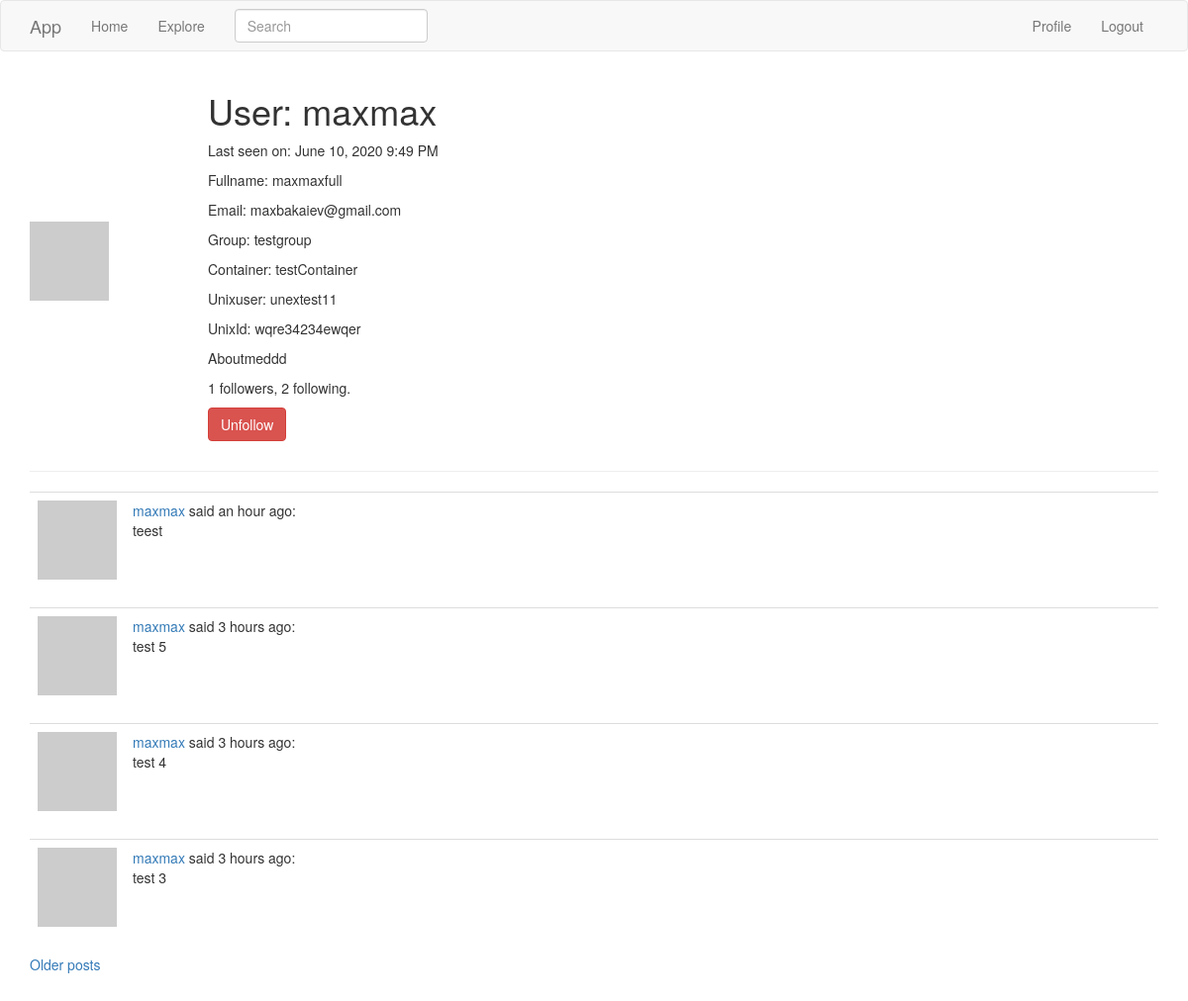
The app's page /user/maxmax (signed in) with its own data.
### app/models.py (models this page shows, shortened)
class User(UserMixin, db.Model):
    id = db.Column(db.Integer, primary_key=True)
    username = db.Column(db.String(64), index=True, unique=True)
    fullname = db.Column(db.String(120))
    email = db.Column(db.String(120), index=True, unique=True)
    password_hash = db.Column(db.String(128))
    posts = db.relationship('Post', backref='author', lazy='dynamic')
    about_me = db.Column(db.String(140))
    group = db.Column(db.String(120))
    unixuser = db.Column(db.String(120))
    unixid = db.Column(db.String(120))
    container = db.Column(db.String(120))
    last_seen = db.Column(db.DateTime, default=datetime.utcnow)
    followed = db.relationship(
        'User', secondary=followers,
        primaryjoin=(followers.c.follower_id == id),
        secondaryjoin=(followers.c.followed_id == id),
        backref=db.backref('followers', lazy='dynamic'), lazy='dynamic')
    def avatar(self, size):
        digest = md5(self.email.lower().encode('utf-8')).hexdigest()
        return 'https://www.gravatar.com/avatar/{}?d=identicon&s={}'.format(
            digest, size)
    def is_following(self, user):
        return self.followed.filter(
            followers.c.followed_id == user.id).count() > 0

class SearchableMixin(object):
    @classmethod
    def before_commit(cls, session):
        session._changes = {
            'add': list(session.new),
            'update': list(session.dirty),
            'delete': list(session.deleted)
        }
    @classmethod
    def after_commit(cls, session):
        for obj in session._changes['add']:
            if isinstance(obj, SearchableMixin):
                add_to_index(obj.__tablename__, obj)
        for obj in session._changes['update']:
            if isinstance(obj, SearchableMixin):
                add_to_index(obj.__tablename__, obj)
        for obj in session._changes['delete']:
            if isinstance(obj, SearchableMixin):
                remove_from_index(obj.__tablename__, obj)
        session._changes = None

class Post(SearchableMixin, db.Model):
    __searchable__ = ['body']
    id = db.Column(db.Integer, primary_key=True)
    body = db.Column(db.String(140))
    timestamp = db.Column(db.DateTime, index=True, default=datetime.utcnow)
    user_id = db.Column(db.Integer, db.ForeignKey('user.id'))
    language = db.Column(db.String(5))

### app/main/routes.py (the view)
@bp.route('/user/<username>')
@login_required
def user(username):
    user = User.query.filter_by(username=username).first_or_404()
    page = request.args.get('page', 1, type=int)
    posts = user.posts.order_by(Post.timestamp.desc()).paginate(
        page, 4, False)
    next_url = url_for('main.user', username=user.username,
                       page=posts.next_num) if posts.has_next else None
    prev_url = url_for('main.user', username=user.username,
                       page=posts.prev_num) if posts.has_prev else None
    form = EmptyForm()
    return render_template('user.html', user=user, posts=posts.items,
                           next_url=next_url, prev_url=prev_url, form=form)

### app/main/forms.py
class SearchForm(FlaskForm):
    q = StringField(_l('Search'), validators=[DataRequired()])
    def __init__(self, *args, **kwargs):
        if 'formdata' not in kwargs:
            kwargs['formdata'] = request.args
        if 'csrf_enabled' not in kwargs:
            kwargs['csrf_enabled'] = False
        super(SearchForm, self).__init__(*args, **kwargs)

class EmptyForm(FlaskForm):
    submit = SubmitField('Submit')

### app/main/routes.py (called while the page is built)
@bp.before_app_request
def before_request():
    if current_user.is_authenticated:
        current_user.last_seen = datetime.utcnow()
        db.session.commit()
        g.search_form = SearchForm()
    g.locale = str(get_locale())

### app/models.py (called while the page is built)
@login.user_loader
def load_user(id):
    return User.query.get(int(id))

### app/templates/user.html (shortened to what this page needs)
{% extends "base.html" %}
{% block app_content %}
  <table>
      <tr>
          <td width="180px"><img src="{{ user.avatar(128) }}"></td>
          <td>
              <h1>User: {{ user.username }}</h1>
              {% if user.last_seen %}
              <p>Last seen on: {{ moment(user.last_seen).format('LLL') }}</p>
              {% endif %}
              {% if user.fullname %}<p>Fullname: {{ user.fullname }}</p>{% endif %}
              {% if user.email %}<p>Email: {{ user.email }}</p>{% endif %}
              {% if user.group %}<p>Group: {{ user.group }}</p>{% endif %}
              {% if user.container %}<p>Container: {{ user.container }}</p>{% endif %}
              {% if user.unixuser %}<p>Unixuser: {{ user.unixuser }}</p>{% endif %}
              {% if user.unixid %}<p>UnixId: {{ user.unixid }}</p>{% endif %}
              {% if user.about_me %}<p>{{ user.about_me }}</p>{% endif %}
              <p>{{ user.followers.count() }} followers, {{ user.followed.count() }} following.</p>
              {% if user == current_user %}
              <p><a href="{{ url_for('main.edit_profile') }}">{{ _('Edit your profile') }}</a></p>
              {% else %}
              <p>
                  <form action="{{ url_for('main.unfollow', username=user.username) }}" method="post">
                      {{ form.submit(value=_('Unfollow'), class_='btn btn-danger') }}
                  </form>
              </p>
              {% endif %}
          </td>
      </tr>
  </table>
  <hr>
  {% for post in posts %}
      {% include '_post.html' %}
  {% endfor %}
  {% if next_url %}
  <a href="{{ next_url }}">Older posts</a>
  {% endif %}
  <br />
  <br />
  <br />
  <br />
  <br />
{% endblock %}

### app/templates/_post.html
<table class="table table-hover">
    <tr>
        <td width="70px">
            <a href="{{ url_for('user', username=post.author.username) }}">
                <img src="{{ post.author.avatar(70) }}" />
            </a>
        </td>
        <td>
            <a href="{{ url_for('user', username=post.author.username) }}">
                {{ post.author.username }}
            </a>
            said {{ moment(post.timestamp).fromNow() }}:
            <br>
            {{ post.body }}
        </td>
    </tr>
</table>

### records on screen
User: username "maxmax", last_seen "June 10, 2020 9:49 PM", fullname "maxmaxfull", email "maxbakaiev@gmail.com", group "testgroup", container "testContainer", unixuser "unextest11", unixid "wqre34234ewqer", about_me "Aboutmeddd"
Post: author.username "maxmax", timestamp "an hour ago", body "teest"
Post: author.username "maxmax", timestamp "3 hours ago", body "test 5"
Post: author.username "maxmax", timestamp "3 hours ago", body "test 4"
Post: author.username "maxmax", timestamp "3 hours ago", body "test 3"

### other values on screen
{{ user.followers.count() }} "1"
{{ user.followed.count() }} "2"
